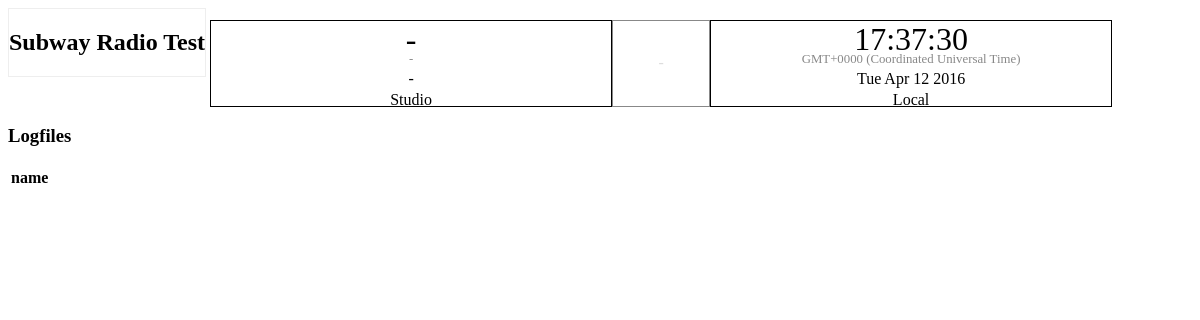
The app's page /studio/logfiles/ (signed in), older data.
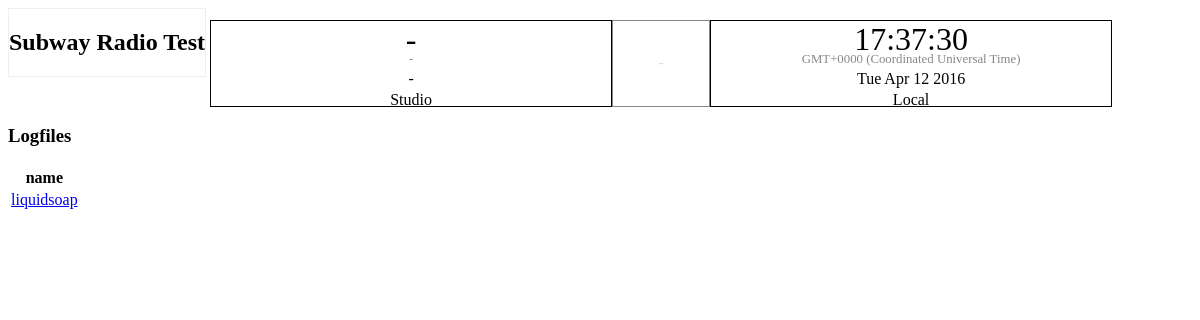
The same page, newer data.
### studio/models.py (models this page shows, shortened)
class Configuration(models.Model):
    station_name = models.CharField(max_length=1024)
    telnet_port = models.IntegerField(default=1236)
    log_path = models.CharField(max_length="2048",default="/tmp")
    mount_path = models.CharField(max_length="2048",default="/mnt")
    playlist_path = models.CharField(max_length="2048",default="/home/yay2/playlists")
    cmd_path = models.CharField(max_length="2048",default="/home/yay2/run")

class Logfile(models.Model):
    name = models.CharField(max_length=1024, unique=True)

### studio/views.py (the view)
@login_required
def logfiles(request):
    logfiles = Logfile.objects.all()
    context = RequestContext(request, {
        'logfiles' : logfiles,
    })
    return render(request, 'studio/logfiles.html', context)

### yay2web/utils.py (called while the page is built)
def context_processor(HttpRequest):
    rv = {}
    config = Configuration.objects.get()
    rv['station_name'] = config.station_name
    return rv

### studio/templates/studio/logfiles.html (shortened to what this page needs)
{% extends "yay2/skel.html" %}
{% block content %}
<div id="logfiles" class="overview">
    <h3>Logfiles</h3>
    <table>
        <tr>
            <th>name</th>
        </tr>
    {% for logfile in logfiles|dictsortreversed:"name" %}
        <tr>
            <td><a href="{% url 'logfile' logfile.id %}">{{ logfile.name }}</td>
        </tr>
    {% endfor %}
    </table>
</div>
{% endblock %}

### templates/yay2/skel.html (shortened to what this page needs)
<!DOCTYPE html>
<html lang="en">
<head>
    {% load staticfiles %}
    <link rel="stylesheet" href="{% static "css/style.css" %}"/>
</head>
<body>
    <div id="content">
        <div id="header">
            <h2>{{ station_name }}</h2>
        </div>
        <div id="globalstatus">
            <div class="clock" id="studiotime">
                <div class="time"></div>
                <div class="timezone"></div>
                <div class="date"></div>
                <div class="label">Studio</div>
            </div>
            <div class="timer" id="lastupdated">
                <div class="value"></div>
            </div>
            <div class="clock" id="localtime">
                <div class="time"></div>
                <div class="timezone"></div>
                <div class="date"></div>
                <div class="label">Local</div>
            </div>
        </div>
        <div id="content">
        {% block content %}{% endblock %}
        </div>
    </div>
</body>
</html>

### static/css/style.css (style rules this page uses)
#header { border: 1px solid #eee; display: inline-flex; flex-direction: row; margin: 0 auto; }
#globalstatus { display: inline-flex; flex-direction: row; }
.clock { display: flex; flex-direction: column; }
#studiotime { border: 1px solid black; width: 25em; }
#studiotime div { flex-direction: column; }
#localtime { border: 1px solid black; width: 25em; }
#lastupdated { text-align: center; border: 1px solid #888; width: 6em; display: inline-flex; }
#lastupdated .value { margin: auto auto; color: #ddd; }
.clock .time { font-size: 2em; margin: 0 auto; }
.clock .timezone { font-size: 0.8em; color: #888; margin: -0.5em auto 0 auto; }
.clock .date { margin: 0.2em auto 0.4em auto; }
.clock .label { margin: -0.2em auto; }

Row changes from the older to the newer data that the page shows:
added Logfile: name "liquidsoap"
